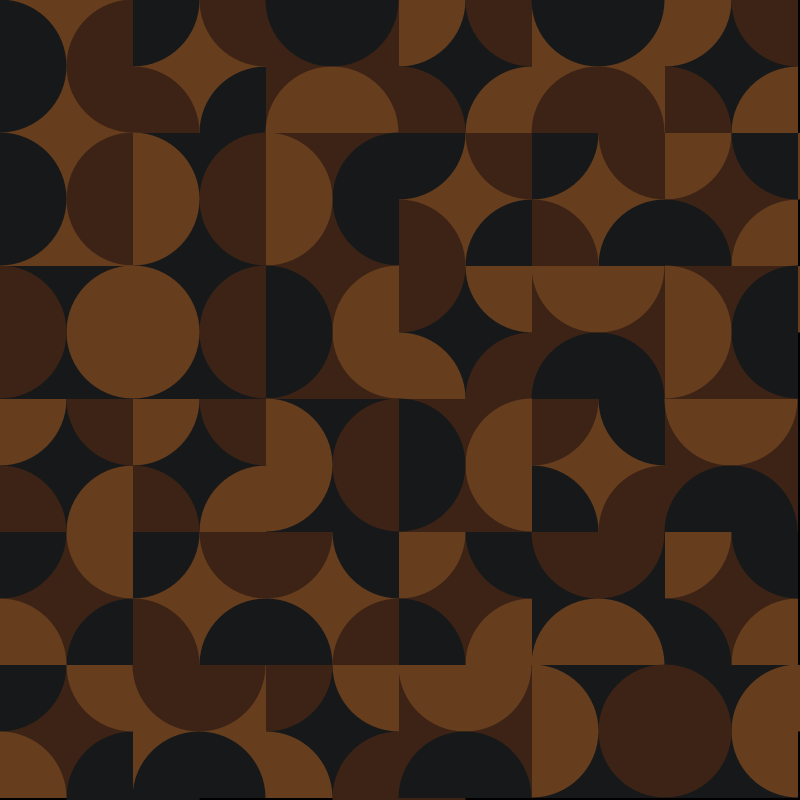
Frame 1 (no input)
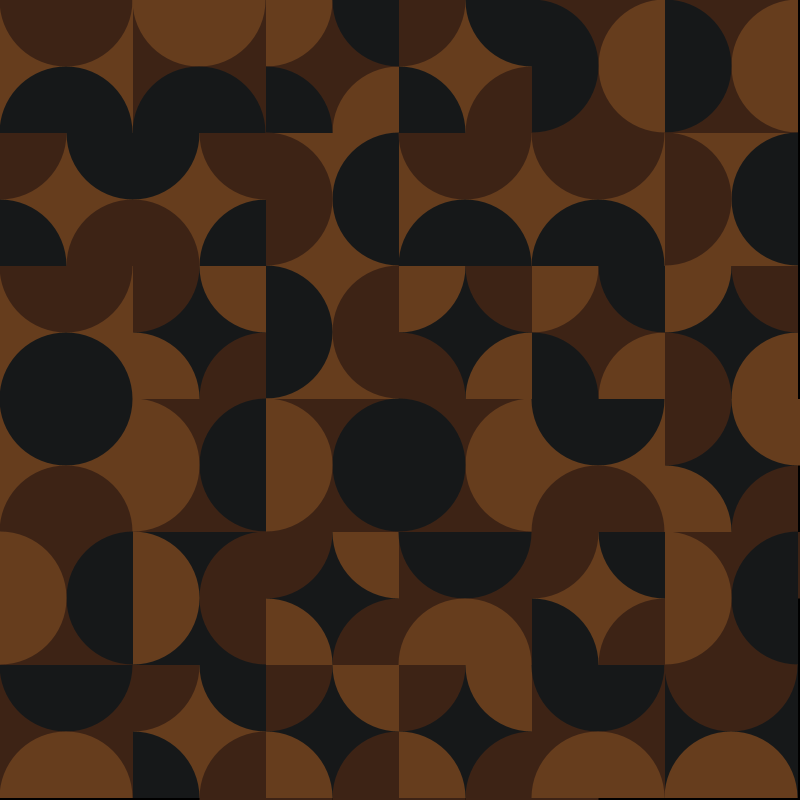
Frame 2 (the mouse pressed at the canvas centre, redrawn once)

The Processing sketch that drew these frames (run headless with seeded random() and noise(); the mouse was pressed at the canvas centre and the sketch redrawn once):

// Processing sketch: sketch_210609c
// ── sketch_210609c.pde
import java.util.*;
import java.util.Collections;
import java.util.ArrayList;
import java.util.UUID;
import java.util.concurrent.ThreadLocalRandom;

int cols = 6;
int rows = 6;
int screenshotCount=1;
String screenshotSet = UUID.randomUUID().toString();
// https://colorpalettes.net/color-palette-4269/
color c1 = #161819;
color c2 = #663d1d;
color c3 = #3d2315;
color[] colors  = {c1, c2, c3};
int gH, gW;

void setup() {
  size(800,800);
  gH = height/rows;
  gW = width/cols;
  background(c1);
}

void topLeftArc(int r, int c) {
  arc(gW*r, gH*c, gW, gH, radians(0), radians(90));
}

void topArc(int r, int c) {
  arc(gW*r+(gW/2), gH*c, gW, gH, radians(0), radians(180));
}

void topRightArc(int r, int c) {
  arc(gW*r+gW, gH*c, gW, gH, radians(90), radians(180));
}

void rigthArc(int r, int c) {
  arc(gW*r+gW, gH*c+gH/2, gW, gH, radians(90), radians(270));
}

void bottomRightArc(int r, int c) {
  arc(gW*(r+1), gH*(c+1), gW, gH, radians(0), radians(270));
}

void bottomArc(int r, int c) {
  arc(gW*r+(gW/2), gH*c+gH, gW, gH, radians(180), radians(360));
}

void bottomLeftArc(int r, int c) {
  arc(gW*r, gH*(c+1), gW, gH, radians(-90), radians(0));
}

void leftArc(int r, int c) {
  arc(gW*r, gH*c+gH/2, gW, gH, radians(-90), radians(90));
}

void cell(int r, int c, color c1, color c2, color c3) {

  noStroke();
  fill(c1);
  rect(gW*r,gH*c, gW, gH);


  int slice = int(random(1,4));

  if (slice == 1) {
    fill(c2);
    topLeftArc(r, c);
    bottomRightArc(r, c);
    fill(c3);
    topRightArc(r, c);
    bottomLeftArc(r, c);
  }
  if (slice == 2) {
    fill(c2);
    rigthArc(r, c);
    fill(c3);
    leftArc(r, c);
  }
  if (slice == 3) {
    fill(c2);
    topArc(r, c);
    fill(c3);
    bottomArc(r, c);
  }
}

void draw() {
  background(0);
  noLoop();
  noStroke();
  for(int c=0; c < cols; c++) {
    for(int r=0; r < rows; r++) {

      ArrayList<Integer> numbers = new ArrayList<Integer>();
      for(int i = 0; i < colors.length; i++)
      {
        numbers.add(i);
      }
      Collections.shuffle(numbers);
      int cr1 = numbers.get(0);
      int cr2 = numbers.get(1);
      int cr3 = numbers.get(2);

      cell(r, c, colors[cr1],colors[cr2], colors[cr3]);
    }
  }
  save("result-"+nf(height)+"-"+nf(width)+"-"+nf(rows)+"-"+nf(cols)+"-"+screenshotSet+"-"+nf(screenshotCount,4)+".png");
  screenshotCount++;
}

void keyPressed() {
  if(keyCode == 10) {
    redraw();
  }
}
